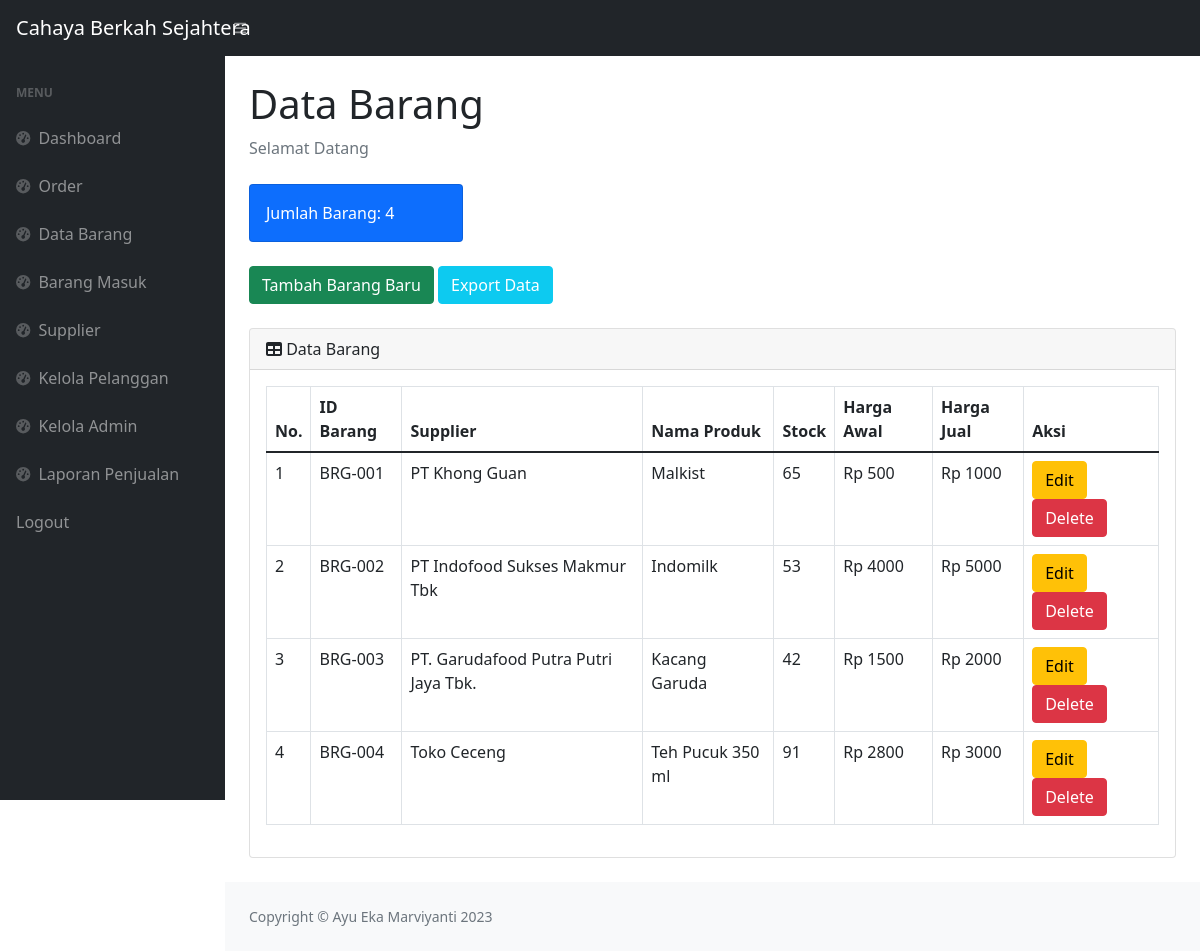
The app's page /stock01.php with its own data.
### tables this page shows
CREATE TABLE `barang` (
  `kode_barang` varchar(12) NOT NULL,
  `barcode` varchar(25) NOT NULL,
  `namaproduk` varchar(50) NOT NULL,
  `id_suplier` int(11) NOT NULL,
  `hargaawal` int(11) NOT NULL,
  `hargajual` int(11) NOT NULL,
  `stok` int(11) NOT NULL
);

CREATE TABLE `suplier` (
  `id_suplier` int(11) NOT NULL,
  `nama_suplier` varchar(255) NOT NULL,
  `telpon` varchar(15) NOT NULL,
  `deskripsi` varchar(255) NOT NULL,
  `alamat` text NOT NULL
);

### stock01.php (the view, shortened to what this page needs)
<?php
require 'function01.php';
$h1 = mysqli_query($conn, "select * from barang ");
$h2 = mysqli_num_rows($h1);
?>
<!DOCTYPE html>
<html lang="en">
<head>
    <link rel="stylesheet" type="text/css" href="https://cdn.datatables.net/1.10.19/css/jquery.dataTables.css">
    <link rel="stylesheet" type="text/css" href="https://cdn.datatables.net/buttons/1.6.5/css/buttons.dataTables.min.css">
    <link rel="stylesheet" type="text/css" href="https://cdn.datatables.net/1.10.19/css/jquery.dataTables.min.css">
    <link href="css/styles.css" rel="stylesheet" />
</head>
<body class="sb-nav-fixed">
    <nav class="sb-topnav navbar navbar-expand navbar-dark bg-dark">
        <a class="navbar-brand ps-3" href="stock01.php">Cahaya Berkah Sejahtera</a>
        <button class="btn btn-link btn-sm order-1 order-lg-0 me-4 me-lg-0" id="sidebarToggle" href="#!"><i class="fas fa-bars"></i></button>
    </nav>
    <div id="layoutSidenav">
        <div id="layoutSidenav_nav">
            <nav class="sb-sidenav accordion sb-sidenav-dark" id="sidenavAccordion">
                <div class="sb-sidenav-menu">
                    <div class="nav">
                        <div class="sb-sidenav-menu-heading">Menu</div>
                        <a class="nav-link" href="index01.php">
                            <div class="sb-nav-link-icon"><i class="fas fa-tachometer-alt"></i></div>
                            Dashboard
                        </a>
                        <a class="nav-link" href="">
                            <div class="sb-nav-link-icon"><i class="fas fa-tachometer-alt"></i></div>
                            Order
                        </a>
                        <a class="nav-link" href="stock01.php">
                            <div class="sb-nav-link-icon"><i class="fas fa-tachometer-alt"></i></div>
                            Data Barang
                        </a>
                        <a class="nav-link" href="masuk01.php">
                            <div class="sb-nav-link-icon"><i class="fas fa-tachometer-alt"></i></div>
                            Barang Masuk
                        </a>
                        <a class="nav-link" href="suplier.php">
                            <div class="sb-nav-link-icon"><i class="fas fa-tachometer-alt"></i></div>
                            Supplier
                        </a>
                        <a class="nav-link" href="">
                            <div class="sb-nav-link-icon"><i class="fas fa-tachometer-alt"></i></div>
                            Kelola Pelanggan
                        </a>
                        <a class="nav-link" href="admin.php">
                            <div class="sb-nav-link-icon"><i class="fas fa-tachometer-alt"></i></div>
                            Kelola Admin
                        </a>
                        <a class="nav-link" href="laporan01.php">
                            <div class="sb-nav-link-icon"><i class="fas fa-tachometer-alt"></i></div>
                            Laporan Penjualan
                        </a>
                        <a class="nav-link" href="logout.php">
                            Logout
                        </a>
                    </div>
                </div>
            </nav>
        </div>
        <div id="layoutSidenav_content">
            <main>
                <div class="container-fluid px-4">
                    <h1 class="mt-4">Data Barang</h1>
                    <ol class="breadcrumb mb-4">
                        <li class="breadcrumb-item active">Selamat Datang</li>
                    </ol>
                    <div class="row">
                        <div class="col-xl-3 col-md-6">
                            <div class="card bg-primary text-white mb-4">
                                <div class="card-body">Jumlah Barang: <?= $h2; ?></div>
                            </div>
                        </div>
                    </div>
                    <button type="button" class="btn btn-success mb-4" data-bs-toggle="modal" data-bs-target="#exampleModal">
                        Tambah Barang Baru
                    </button>
                    <a href="export-stok01.php" class="btn btn-info text-white mb-4">Export Data</a>
                    <div class="card mb-4">
                        <div class="card-header">
                            <i class="fas fa-table mr-1"></i>
                            Data Barang
                        </div>
                        <div class="card-body">
                            <div class="data-tables datatable-dark">
                                <table class="table table-bordered" id="dataTable" width="100%" collspacing="0">
                                    <thead>
                                        <tr>
                                            <th>No.</th>
                                            <th>ID Barang</th>
                                            <th>Supplier</th>
                                            <th>Nama Produk</th>
                                            <th>Stock</th>
                                            <th>Harga Awal</th>
                                            <th>Harga Jual</th>
                                            <th>Aksi</th>
                                        </tr>
                                    </thead>
                                    <tbody>
                                        <?php
                                        $get = mysqli_query($conn, "SELECT * FROM barang  b, suplier s where b.id_suplier=s.id_suplier");
                                        $i = 1;
                                        while ($p = mysqli_fetch_array($get)) {
                                            $kode_barang    = $p['kode_barang'];
                                            $nama_suplier   = $p['nama_suplier'];
                                            $namaproduk     = $p['namaproduk'];
                                            $stok           = $p['stok'];
                                            $hargaawal      = $p['hargaawal'];
                                            $hargajual      = $p['hargajual'];
                                        ?>
                                            <tr>
                                                <td><?= $i++; ?></td>
                                                <td><?= $kode_barang; ?></td>
                                                <td><?= $nama_suplier; ?></td>
                                                <td><?= $namaproduk; ?></td>
                                                <td><?= $stok; ?></td>
                                                <td>Rp <?= $hargaawal; ?></td>
                                                <td>Rp <?= $hargajual; ?></td>
                                                <td><button type="button" class="btn btn-warning" data-bs-toggle="modal" data-bs-target="#edit<?= $kode_barang; ?>">
                                                        Edit
                                                    </button>
                                                    <button type="button" class="btn btn-danger" data-bs-toggle="modal" data-bs-target="#delete<?= $kode_barang; ?>">
                                                        Delete
                                                    </button>
                                                </td>
                                            </tr>
                                        <?php
                                        };
                                        ?>
                                    </tbody>
                                </table>
                            </div>
                        </div>
                    </div>
            </main>
            <footer class="py-4 bg-light mt-auto">
                <div class="container-fluid px-4">
                    <div class="d-flex align-items-center justify-content-between small">
                        <div class="text-muted">Copyright &copy; Ayu Eka Marviyanti 2023</div>
                    </div>
                </div>
            </footer>
        </div>
    </div>
</body>
</html>

### records on screen
barang: kode_barang "BRG-001", id_suplier.nama_suplier "PT Khong Guan", namaproduk "Malkist", stok "65", hargaawal "500", hargajual "1000"
barang: kode_barang "BRG-002", id_suplier.nama_suplier "PT Indofood Sukses Makmur Tbk", namaproduk "Indomilk", stok "53", hargaawal "4000", hargajual "5000"
barang: kode_barang "BRG-003", id_suplier.nama_suplier "PT. Garudafood Putra Putri Jaya Tbk.", namaproduk "Kacang Garuda", stok "42", hargaawal "1500", hargajual "2000"
barang: kode_barang "BRG-004", id_suplier.nama_suplier "Toko Ceceng", namaproduk "Teh Pucuk 350 ml", stok "91", hargaawal "2800", hargajual "3000"

### other values on screen
$h2 "4"
